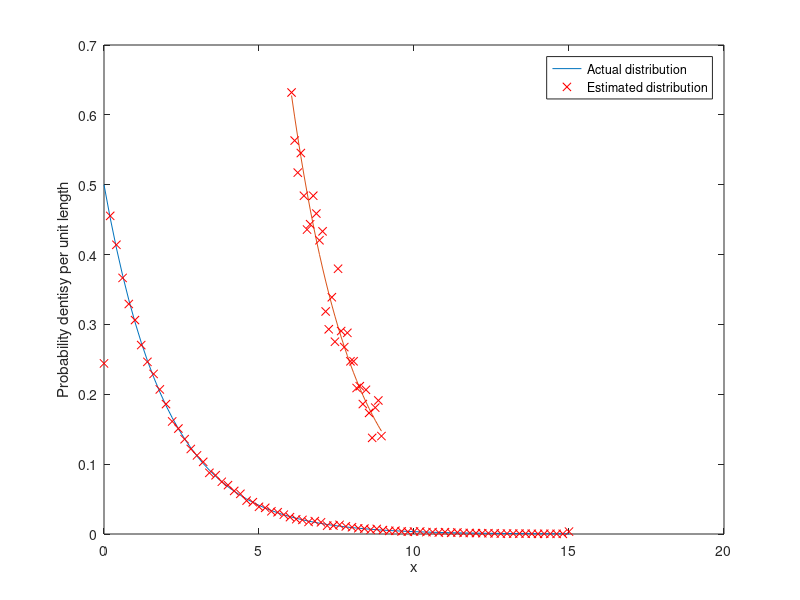

This figure's MATLAB source:
clear;

mu = 2;
lamda = 1/mu;
trials = 100000;

x = 0:0.2:15;

values = random('Exponential', mu, trials, 1);

[num_elem, centers] = hist(values,x);

figure(1); clf;
plot(x,pdf('Exponential',x,mu));
hold on;
plot(x,num_elem/trials/centers(2)-centers(1),'rx');
hold off;

subset = values((values >= 6) & (values <= 9));

x_subset = 6.05:0.1:(9-0.05);
[num_elem, centers] = hist(subset,x_subset);

p_subset = exp(-6/mu)-exp(-9/mu)

figure(1);
hold on;
plot(x_subset,pdf('Exponential',x_subset,mu)/p_subset);
plot(centers,num_elem/length(subset)/(centers(2)-centers(1)),'rx');
hold off;

xlabel('x');
ylabel('Probability dentisy per unit length');
legend('Actual distribution','Estimated distribution');